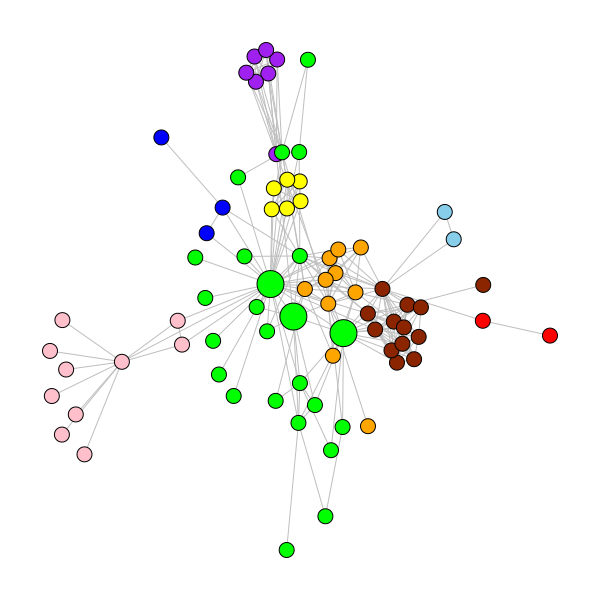

This figure's Python source:
#coding=utf-8
from igraph import *
from LoadDateset import *

color_dict = {0: "pink", 1: "green",2:"purple",3:"orange",4:"blue",5:"yellow",6:"red",7:"#8B2500",8:"#87CEEB",9:"#707070",
              10:"#FFF68F",11:"#FFEFD5",12:"#FFE4E1",13:"#FFDEAD",14:"#FFC1C1",15:"#FFB90F",16:"#FFA54F",17:"#FF8C00",
              18:"black",19:"#FF6EB4",20:"#FF4500",21:"#FF3030",22:"#F5DEB3",23:"#F0FFFF",24:"#F08080",25:"#EED2EE",26:"#EECFA1",
              27:"#EECBAD",28:"#EEC900",29:"#DDA0DD",30:"#E3E3E3",31:"#DB7093",32:"#D8BFD8",33:"#D2B48C",34:"#CDCDB4",
              35:"#CDAD00",36:"#CD853F",37:"#CD5555",38:"#CAE1FF",39:"#BCEE68",40:"#A0522D",41:"#AEEEEE",42:"#9AFF9A",
              43:"#B03060",44:"#8B6508",45:"#8B475D",46:"#8B1A1A",47:"#836FFF",48:"#7A378B",49:"#76EEC6",50:"#698B69"}


class NetworkAnalyse:

    def __init__(self, matrixfile, labelfile=None):
        self.graph, self.weights, self.label = self.createGraph(matrixfile, labelfile)
        self.result = None
        self.listresult = None

    def createGraph(self, matrixfile, labelfile):
        data = LoadData(matrixfile, labelfile)
        matrix = data.matrix
        nodes = data.matrix.__len__()
        label = data.label
        g = Graph(nodes)
        g.vs["name"] = label.values()
        g.vs["label"] = label.values()
        edges = []
        weights = []
        for i in range(0, matrix.__len__()):
            for j in range(0, matrix.__len__()):
                if matrix[i][j] > 0:
                    edges += [(i, j)]
                    weights.append(matrix[i][j])
        g.add_edges(edges)
        return g, weights, label

    def findTopK(self, attribute):
        attrlist = self.analyse(attribute)
        list_top = []
        k = 3
        sorted_list = sorted(attrlist, reverse=True)
        for i in range(0, k, 1):
            list_top.append(attrlist.index(sorted_list[i]))
        for i in list_top:
            if i is None:
                continue
            print (self.label[i]),
        return list_top

    def analyse(self, attribute="authority_score"):
        if attribute == "authority_score":
            attrlist = self.graph.authority_score(weights=self.weights)
        elif attribute == "hub_score":
            attrlist = self.graph.hub_score(weights=self.weights)
        elif attribute == "pagerank":
            attrlist = self.graph.pagerank(weights=self.weights)
        elif attribute == "degree":
            attrlist = self.graph.degree()
        elif attribute == "betweeness":
            attrlist = self.graph.betweenness()
        elif attribute == "closeness":
            attrlist = self.graph.closeness()
        elif attribute == "evcent":
            attrlist = self.graph.evcent()
        else:
            attrlist = None
        return attrlist

    def community_detect(self):
        algorithm = 'fastgreedy'
        if algorithm == 'BGLL':
            self.result = self.graph.community_multilevel(self.weights)
        elif algorithm == 'walitrap':
            se = self.graph.community_walktrap(self.weights, steps=4)
            ss = se.as_clustering()
            self.result = [[]for i in range(ss.__len__())]
            for i in range(0, ss.__len__(), 1):
                    self.result[i] = (ss.__getitem__(i))
        elif algorithm == 'fastgreedy':
            se = self.graph.community_walktrap(self.weights, steps=4)
            ss = se.as_clustering()
            self.result = [[]for i in range(ss.__len__())]
            for i in range(0, ss.__len__(), 1):
                    self.result[i] = (ss.__getitem__(i))
        elif algorithm == 'LPA':
            se=self.graph.community_label_propagation(weights=self.weights)
            self.result=[[]for i in range(se.__len__())]
            for i in range(0, se.__len__(),1):
                self.result[i]=(se.__getitem__(i))
        else:
            self.result = None
        self.listresult = [0 for i in range(self.graph.vcount())]
        for i in range(0, self.result.__len__(), 1):
            for j in range(0, self.result[i].__len__(), 1):
                self.listresult[self.result[i][j]] = i


    def drawGraph(self, attribute):
        list_top = self.findTopK(attribute)
        graph = self.graph
        self.community_detect()
        layout = self.graph.layout_fruchterman_reingold()
        v_size=[]
        vs = 15
        for i in range(0, self.graph.vcount(), 1):
            if i in list_top:
                v_size.append(vs*1.8)
            else:
                v_size.append(vs)
        p = Plot()
        p.background = "#ffffff"    #将背景改为白色，默认是灰色网格
        p.add(graph,
        bbox=(50, 50, 550, 550),    #设置图占窗体的大小，默认是(0,0,600,600)
        layout =layout,                        #图的布局
        vertex_size=v_size,         #点的尺寸
        edge_width=1, edge_color="grey", #边的宽度和颜色，建议灰色，比较好看
        vertex_label_size=0.0000000000000001,  #点标签的大小
        vertex_color = [color_dict[i % 50] for i in self.listresult]) #为每个点着色
        p.save("SNA.png")  #将图保存到特定路径，igraph只支持png和pdf
        p.remove(graph)         #清除图像



if __name__ == '__main__':
    matrixfile = 'l_data.xls'
    labelfile = 'l_labels.xls'
    network = NetworkAnalyse(matrixfile, labelfile)
    print ("----result-----")
    print ("degree:"), print(network.drawGraph("degree"))
    print ("betweeness:"), print(network.drawGraph("betweeness"))
    print ("closeness:"), print(network.drawGraph("closeness"))
    print ("hub_score:"), print(network.drawGraph("hub_score"))
    print ("evcent:"), print(network.drawGraph("evcent"))
    print ("pagerank:"), print(network.drawGraph("pagerank"))
    print ("authority_score:"), print(network.drawGraph("authority_score"))
























